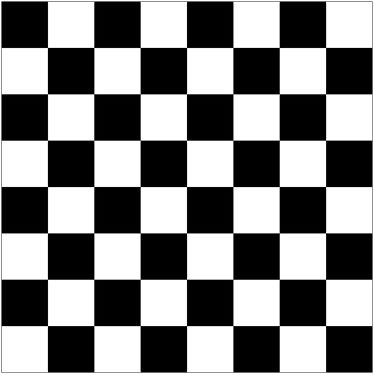
#> input picture twirl.jpg, 374 x 374 px
$ python twirl.py
#> lines starting #> are read from the running program, lines starting #| are printed output that depends on the picture
import cv2
import matplotlib.pyplot as plt
import numpy as np
import math

img=cv2.imread("twirl.jpg",cv2.IMREAD_GRAYSCALE)
#> img is the input picture: shape (374, 374); min 0, max 255, mean 128.6
result=np.zeros((img.shape),dtype=np.float32)
xc=img.shape[0]//2
#> xc = 187
yc=img.shape[1]//2
#> yc = 187
alp=int(input("Enter the angle\n"))
#> the answer given: 3
alp=np.radians(alp)
r_max=min(xc,yc)
#> r_max = 187

for i in range(result.shape[0]):
  for j in range(result.shape[1]):
    dx=i-xc
    dy=j-yc
    r=np.sqrt((dx*dx)+(dy*dy))
    beta=np.arctan2(dy,dx)+(alp*((r_max-r)/r_max))
    if(r<=r_max):
        x=xc+r*np.cos(beta)
        y=yc+r*np.sin(beta)
    else:
        x=i
        y=j

    jj=int(np.floor(x))
    kk=int(np.floor(y))
    a=x-jj
    b=y-kk
    if(jj<img.shape[0]-1 and kk<img.shape[1]-1):
        arr=[[img[jj][kk],img[jj+1][kk]],
             [img[jj][kk+1],img[jj+1][kk+1]]]
        temp2=[[1-b,b]]
        temp1=[[1-a],
               [a]]
        ans=np.matmul(arr,temp1)
        ans=np.matmul(temp2,ans)
        ans=ans[0][0]
    else:
        ans=0

    result[i][j]=ans
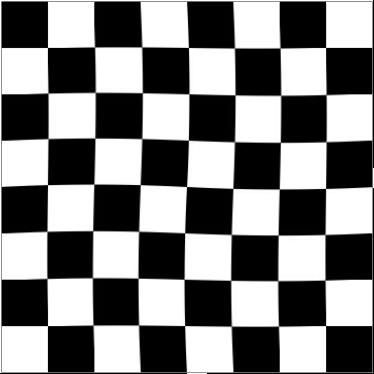
#> result: shape (374, 374) float32; min 0, max 255, mean 127.3


cv2.imshow("out",result)
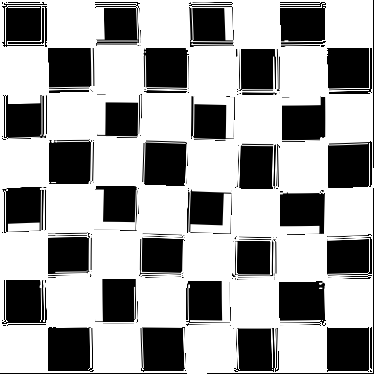
#> window 'out': shape (374, 374); min 0, max 255, mean 161.9
cv2.waitKey(0)
